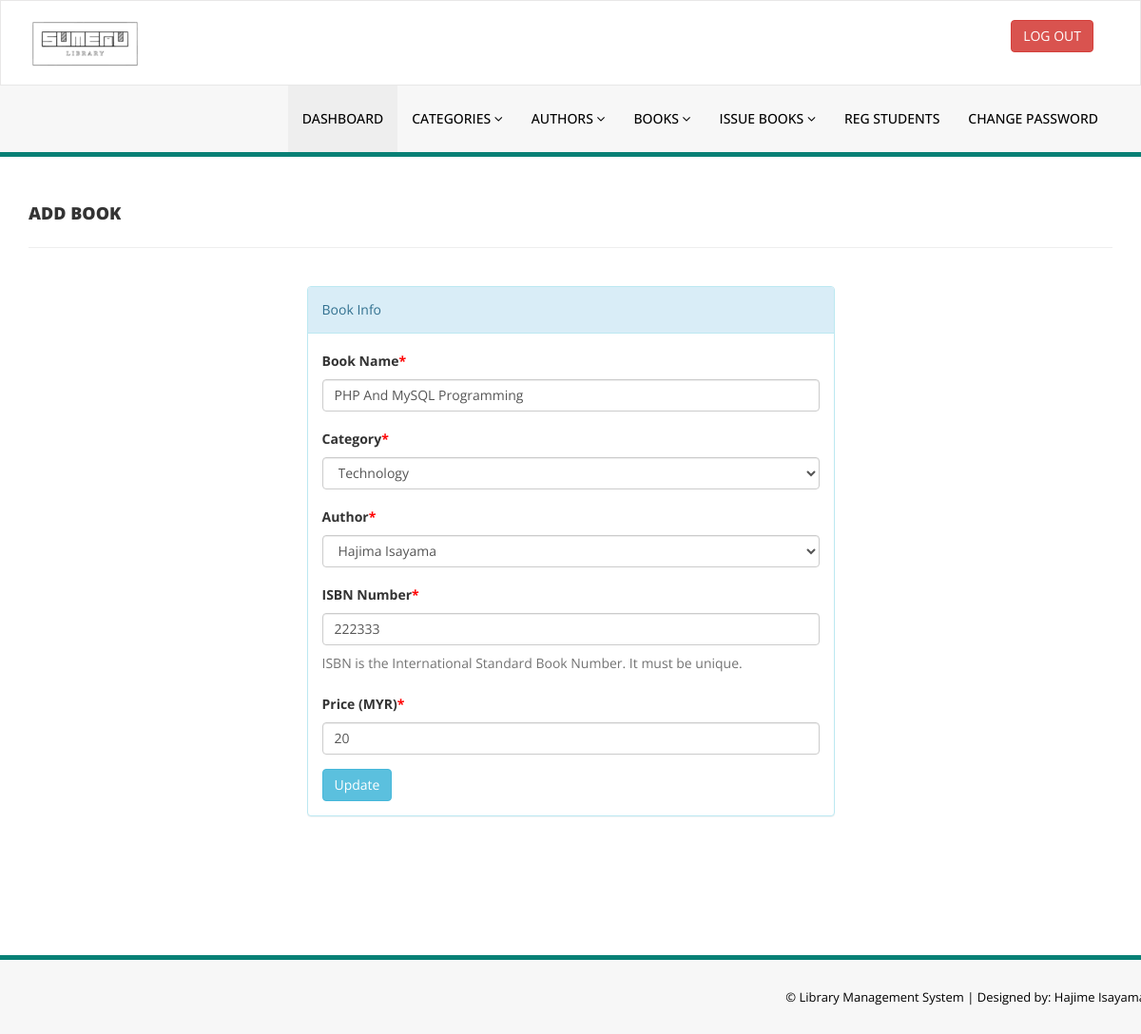
Screenshot of /library/admin/edit-book.php?bookid=1 (signed in) with the database file from the repository.
### tables this page shows
CREATE TABLE `books` (
  `id` int(11) NOT NULL,
  `book_name` varchar(255) DEFAULT NULL,
  `category_id` int(11) DEFAULT NULL,
  `author_id` int(11) DEFAULT NULL,
  `isbn_number` int(11) DEFAULT NULL,
  `book_price` int(11) DEFAULT NULL,
  `register_date` timestamp NULL DEFAULT current_timestamp(),
  `updation_date` timestamp NULL DEFAULT NULL ON UPDATE current_timestamp()
);

CREATE TABLE `category` (
  `id` int(11) NOT NULL,
  `category_name` varchar(150) DEFAULT NULL,
  `status` int(1) DEFAULT NULL,
  `creation_date` timestamp NULL DEFAULT current_timestamp(),
  `updation_date` timestamp NULL DEFAULT '0000-00-00 00:00:00' ON UPDATE current_timestamp()
);

CREATE TABLE `authors` (
  `id` int(11) NOT NULL,
  `author_name` varchar(159) DEFAULT NULL,
  `creation_date` timestamp NULL DEFAULT current_timestamp(),
  `updation_date` timestamp NULL DEFAULT NULL ON UPDATE current_timestamp()
);

### library/admin/edit-book.php (the view, shortened to what this page needs)
<?php
include('includes/config.php');
if (strlen($_SESSION['alogin']) == 0) {
    header('location:index.php');
} else {
    ?>
    <!DOCTYPE html>
    <html xmlns="http://www.w3.org/1999/xhtml">
    <head>
        <link href="assets/css/bootstrap.css" rel="stylesheet" />
        <link href="assets/css/font-awesome.css" rel="stylesheet" />
        <link href="assets/css/style.css" rel="stylesheet" />
    </head>
    <body>
        <?php include('includes/header.php'); ?>
        <div class="content-wrapper">
            <div class="container">
                <div class="row pad-botm">
                    <div class="col-md-12">
                        <h4 class="header-line">Add Book</h4>
                    </div>
                </div>
                <div class="row">
                    <div class="col-md-6 col-sm-6 col-xs-12 col-md-offset-3">
                        <div class="panel panel-info">
                            <div class="panel-heading">
                                Book Info
                            </div>
                            <div class="panel-body">
                                <form role="form" method="post">
                                    <?php
                                    $bookid = intval($_GET['bookid']);
                                    $sql = "SELECT books.book_name,category.category_name,category.id as cid,authors.author_name,authors.id as athrid,books.isbn_number,books.book_price,books.id as bookid from  books join category on category.id=books.category_id join authors on authors.id=books.author_id where books.id=:bookid";
                                    $query = $dbh->prepare($sql);
                                    $query->bindParam(':bookid', $bookid, PDO::PARAM_STR);
                                    $query->execute();
                                    $results = $query->fetchAll(PDO::FETCH_OBJ);
                                    if ($query->rowCount() > 0) {
                                        foreach ($results as $result) {
                                    ?>
                                            <div class="form-group">
                                                <label>Book Name<span style="color:red;">*</span></label>
                                                <input class="form-control" type="text" name="bookname" value="<?php echo htmlentities($result->book_name); ?>" required />
                                            </div>
                                            <div class="form-group">
                                                <label> Category<span style="color:red;">*</span></label>
                                                <select class="form-control" name="category" required="required">
                                                    <option value="<?php echo htmlentities($result->cid); ?>"> <?php echo htmlentities($catname = $result->category_name); ?></option>
                                                </select>
                                            </div>
                                            <div class="form-group">
                                                <label> Author<span style="color:red;">*</span></label>
                                                <select class="form-control" name="author" required="required">
                                                    <option value="<?php echo htmlentities($result->athrid); ?>"> <?php echo htmlentities($athrname = $result->author_name); ?></option>
                                                </select>
                                            </div>
                                            <div class="form-group">
                                                <label>ISBN Number<span style="color:red;">*</span></label>
                                                <input class="form-control" type="text" name="isbn" value="<?php echo htmlentities($result->isbn_number); ?>" required="required" />
                                                <p class="help-block">ISBN is the International Standard Book Number. It must be unique.</p>
                                            </div>
                                            <div class="form-group">
                                                <label>Price (MYR)<span style="color:red;">*</span></label>
                                                <input class="form-control" type="text" name="price" value="<?php echo htmlentities($result->book_price); ?>" required="required" />
                                            </div>
                                    <?php }
                                    } ?>
                                    <button type="submit" name="update" class="btn btn-info">Update </button>
                                </form>
                            </div>
                        </div>
                    </div>
                </div>
            </div>
        </div>
        <?php include('includes/footer.php'); ?>
    </body>
    </html>
<?php } ?>

### library/admin/assets/css/style.css (style rules this page uses)
.content-wrapper { margin-top: 40px; min-height: 800px; padding-bottom: 90px; }
.header-line { font-weight: 900; padding-bottom: 25px; border-bottom: 1px solid #eeeeee; text-transform: uppercase; }
.pad-botm { padding-bottom: 30px; }

### rows the page displays
books: bookname "PHP And MySQL Programming", category "Technology", author "Hajima Isayama", isbn "222333", price "20"
